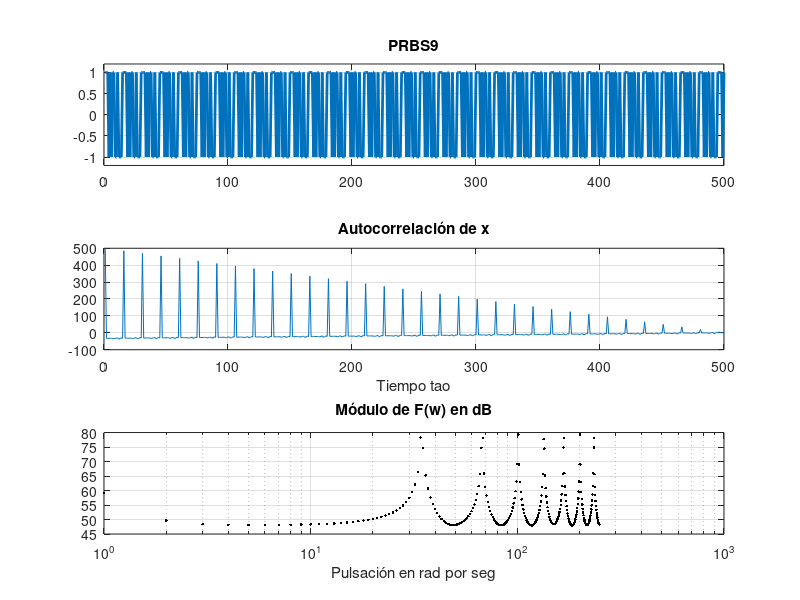

This figure's MATLAB source:
%%TP3, Ejercicio 7 PRBS9
pkg load signal;
clear all; close all;

N=500;m=9;
y=zeros(N,1);
x=zeros(1,m+1);x(1)=1;
for k=1:N
    res=xor(x(4),x(1)); %PRSB9 x^9+x^5+1
    y(k)=2*res-1;
    x_d=circshift(x,[1,1]);
    x_d(1)=res;
    x=x_d;
end
fixx = xcorr(y,y);
SxM=fft(fixx(N:2*N-1));

figure 1;
subplot(3,1,1);plot(y,"lineWidth",2); title("PRBS9");ylim([-1.2 1.2]), grid on;
subplot(3,1,2);plot(fixx(N:2*N-1));title('Autocorrelación de x'); xlabel('Tiempo tao'); grid on;
subplot(3,1,3);semilogx(20*log10(abs(SxM(1:N/2))),'.k');xlabel('Pulsación en rad por seg');title('Módulo de F(w) en dB'); grid on;
